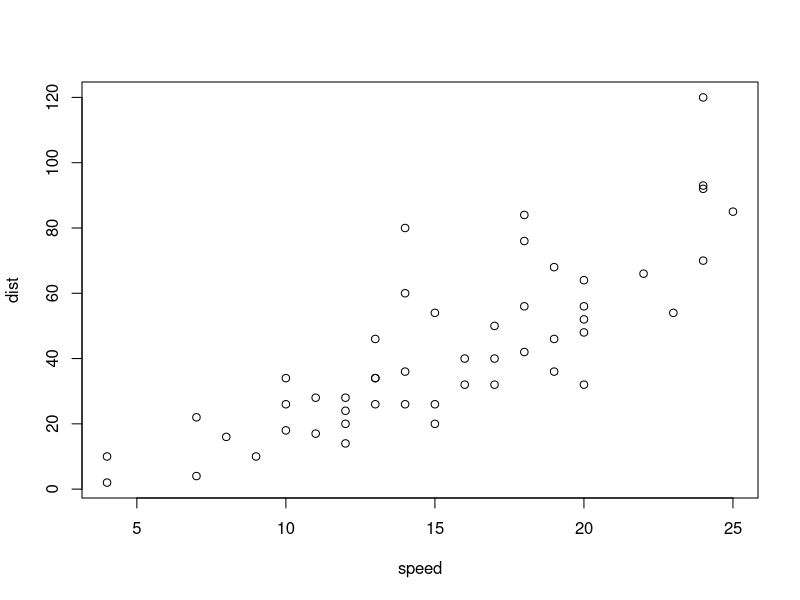
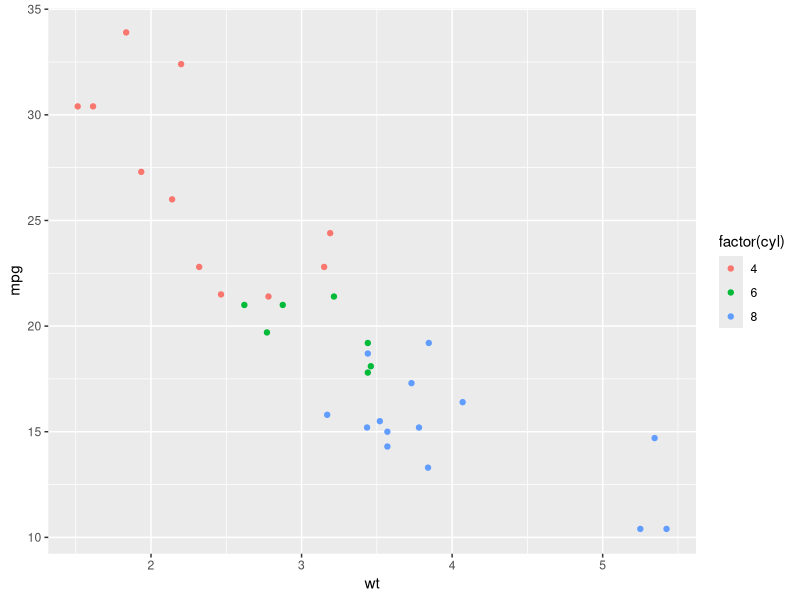

Here is the R script that generated these plots, in order:
#Week 1
print("Hello world")
cat("Hello world")

if(FALSE){
  "This is a demo for multi-line comments and it should be put
 inside either a single of double quote"
}

y <- c(3,6,7,8,4,3)
mean(y)

library(ggplot2)

# Use stdout as per normal...
print("Hello, world!")

# Use plots...
plot(cars)

# Even ggplot!
qplot(wt, mpg, data = mtcars, colour = factor(cyl))

